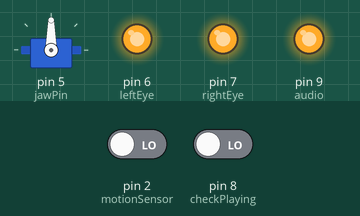
Recording of a sketch running on a simulated Arduino Uno, built with avr-gcc and run on an emulated ATmega328P. Parts: servo, output pins drawn as LEDs (lit = HIGH). The test bench sets the inputs (shaded band); at power-on: pin 8 (checkPlaying) LOW, pin 2 (motionSensor) LOW.

Above: at 1.2 s.
1.3 s: pin 8 (checkPlaying) driven HIGH
At 2.5 s:
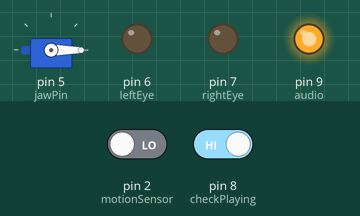
2.8 s: pin 2 (motionSensor) driven HIGH
At 3.6 s:
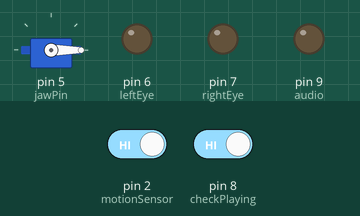
4.3 s: pin 8 (checkPlaying) driven LOW
At 4.8 s:
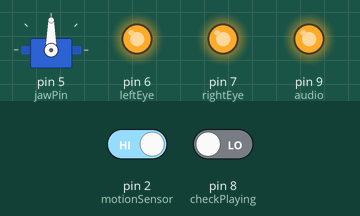
5.8 s: pin 8 (checkPlaying) driven HIGH
At 7.1 s:
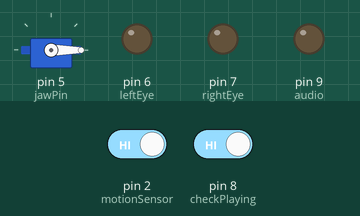
Timing chart, 0 to 8.3 s (numbered marks = the images above; inputs shaded):
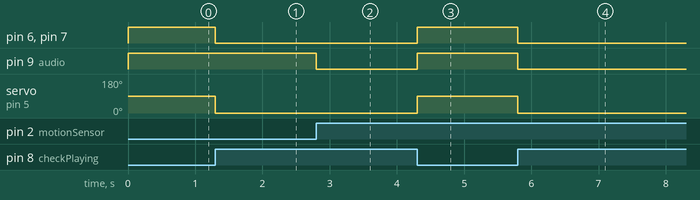

Measured:
- after the input at 1.3 s, pin 6 (leftEye), pin 7 (rightEye): HIGH → LOW at once; servo on pin 5 (jawPin): 90° → 0° at once
- after the input at 2.8 s, pin 9 (audio): HIGH → LOW at once
- after the input at 4.3 s, pin 6 (leftEye), pin 7 (rightEye), pin 9 (audio): LOW → HIGH at once; servo on pin 5 (jawPin): 0° → 90° at once
- after the input at 5.8 s, pin 6 (leftEye), pin 7 (rightEye), pin 9 (audio): HIGH → LOW at once; servo on pin 5 (jawPin): 90° → 0° at once

The sketch:

laughing_skeleton.ino
```cpp
#include <Servo.h>

const uint8_t JAW_CLOSED = 0;
const uint8_t JAW_OPEN = 90;

uint8_t motionSensor = 2;           // Pin that receives the motion sensor trigger input
uint8_t leftEye = 6;                // Pin the left eye LED is attached to
uint8_t rightEye = 7;               // Pin the right eye LED is attached to
uint8_t jawPin = 5;                 // Pin for the servo jaw Servo signal
uint8_t audio = 9;                  // Pin for the audio board trigger for the laugh
uint8_t checkPlaying = 8;           // Pin to monitor if audio is currently playing

uint8_t motionVal = 0;              // Variable to store the motion sensor status

Servo jaw;                          // Object to write to the jaw servo

void setup() {
  // Set pin modes
  pinMode(leftEye, OUTPUT);
  pinMode(rightEye, OUTPUT);
  pinMode(motionSensor, INPUT);
  pinMode(audio, OUTPUT);
  pinMode(checkPlaying, INPUT);

  // Set initial jaw position
  jaw.attach(jawPin);
  jaw.write(JAW_CLOSED);
}

void loop() {
  motionVal = readMotionSensor();
  updateAudioPlayback();
  updateJawPosition();
  updateEyeLighting();
}

uint8_t readMotionSensor() {
  return digitalRead(motionSensor);
}

bool isAudioPlaying() {
  bool isPlaying = false;
  uint8_t val = digitalRead(checkPlaying);
  // Sound Board Act pin outputs low when audio is playing
  if (val == HIGH) {
    isPlaying = false;
  }
  else {
    isPlaying = true;
  }
  return isPlaying;
}

void updateAudioPlayback() {
  // Audio is not playing and the motion sensor was triggered
  // Trigger audio to start
  if (!isAudioPlaying() && motionVal == HIGH) {
    digitalWrite(audio, LOW);
  }
  // If audio is playing, do not send a trigger to start it
  else if (isAudioPlaying()) {
    digitalWrite(audio, HIGH);
  }
}

void updateJawPosition() {
  if (isAudioPlaying()) {
    jaw.write(JAW_OPEN);
  }
  else {
    jaw.write(JAW_CLOSED);
  }
}

void updateEyeLighting() {
  if (isAudioPlaying()) {
    writeBothEyes(HIGH);
  }
  else {
    writeBothEyes(LOW);
  }
}

void writeBothEyes(uint8_t val) {
  digitalWrite(leftEye, val);
  digitalWrite(rightEye, val);
}
```
